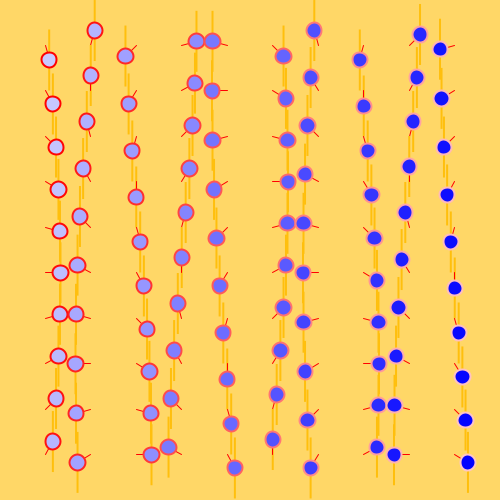
Frame 1 (no input)
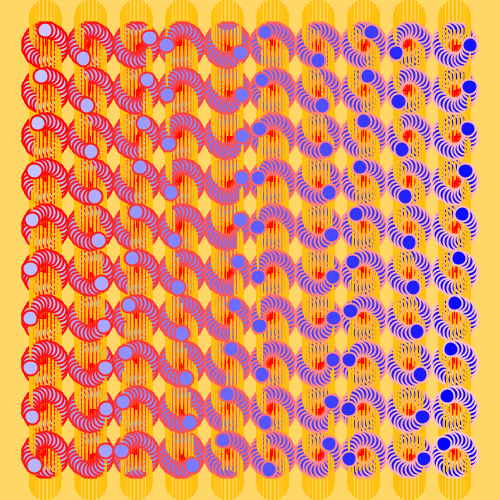
Frame 60 (the mouse pressed at the canvas centre just before this capture)
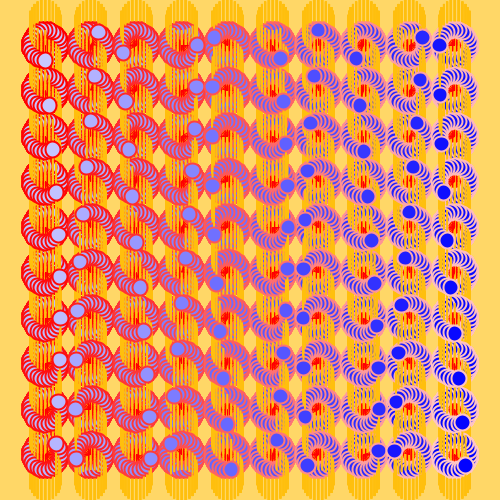
Frame 120 (the mouse held since frame 60 and released just before this capture)

The Processing sketch that drew these frames (run headless with seeded random() and noise(); from frame 60 on, the mouse is pressed at the canvas centre):

// Processing sketch: processing_153109
// ── processing_153109.pde

/*
 * Creative Coding
 * Week 2, 05 - Moving Patterns 1
 * by Indae Hwang and Jon McCormack
 * Copyright (c) 2014 Monash University
 *
 * This sketch builds on the previous sketches, drawing shapes based on the
 * current framerate. The movement of individual shapes combine to create a
 * gestalt field of motion. Use the arrow keys on your keyboard to change the
 * frame rate. 
 * 
 */

// variable used to store the current frame rate value
int frame_rate_value;
int redIntensity;
int blueIntensity;
void setup() {
  size(500, 500);

  frame_rate_value = 12;
  frameRate(frame_rate_value);
  rectMode(CENTER);
  background(255,215,103);
}


void draw() {

 // background(255);
  blueIntensity = 210;
  redIntensity = 210;
  int num = 10;
  int margin = 30;
  float gutter = 15; //distance between each cell
  float cellsize = ( width - (2 * margin) - gutter * (num - 1) ) / num;
  //  println(cellsize);
  int circleNumber = 0; // counter
  for (int i=0; i<num; i++) {
    for (int j=0; j<num; j++) {
      circleNumber = (i * num) + j; // different way to calculate the circle number from w2_04
      //   println("circleNumber IS "+ circleNumber);
      float tx = margin + cellsize/2 + cellsize * i + gutter * i;
      float ty = margin + cellsize/2 + cellsize * j + gutter * j;
      blueIntensity = 200 - 2*circleNumber;
      redIntensity = 200 - 2*( 100 - circleNumber);
      //    print ("  blueIntensity = " + blueIntensity + "    ");
      movingCircle(tx, ty, cellsize, circleNumber, blueIntensity, redIntensity);
    }
  }
} //end of draw 


void movingCircle(float x, float y, float size, int circleNum, int blueInt, int redInt) {

  float finalAngle;
  finalAngle = frameCount + circleNum;

  //the rotating angle for each tempX and tempY postion is affected by frameRate and angle;  
  float tempX = x + (size / 2) * sin(PI / frame_rate_value * finalAngle);
  float tempY = y + (size / 2) * cos(PI / frame_rate_value * finalAngle);
  noStroke();
  fill(255,191,13);
  rect(tempX, tempY, 2, size*2);  //rectangle whose width varies from zero to max twice in one cycle
  //stroke(0);
  
  noFill();
  stroke(255, 0, 0);
  line(x, y, tempX, tempY);
  
  strokeWeight(2);
  stroke(255, redInt, redInt);
  fill(blueInt, blueInt, 255);
  //  print(blueInt +"    ");
  ellipse(tempX, tempY, size/2, size/2);  //little circle on the end of the rotatingline
  noFill();
  stroke(150, 255, 150);
  strokeWeight(1);
  // fill(0, 255, 0);
}


/*
 * keyReleased function
 *
 * called automatically by Processing when a keyboard key is released
 */
void keyReleased() {

  // right arrow -- increase frame_rate_value
  if (keyCode == RIGHT && frame_rate_value < 60) {
    frame_rate_value = frame_rate_value + 10;
  }

  // left arrow -- decrease frame_rate_value
  if ( keyCode == LEFT && frame_rate_value > 1) {
    frame_rate_value = frame_rate_value - 10;
  }

  // set the frameRate and print current value on the screen
  frameRate(frame_rate_value);
  println("Current frame Rate is: " + frame_rate_value);
}
